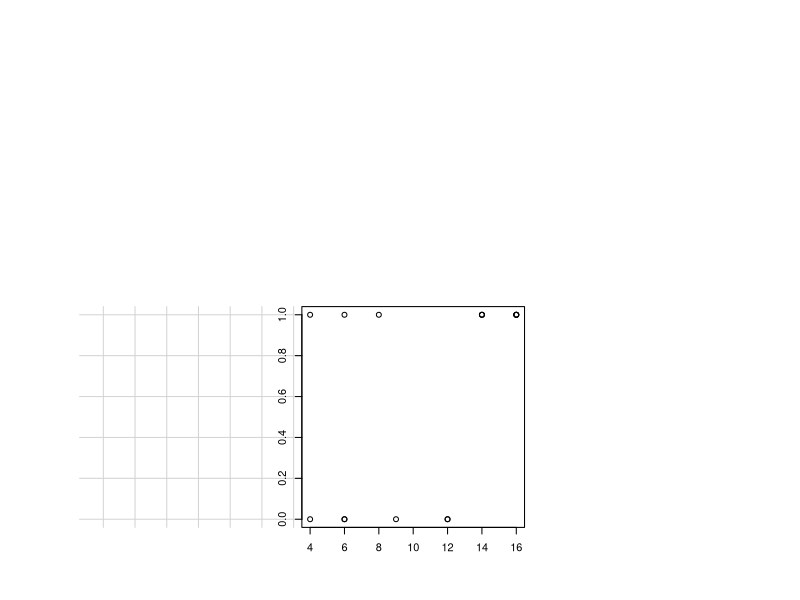

Recreate this plot in R. (Note: this script raises an error after producing the figure.)
# data from Kiyoshi Sasaki, skiyoshi2001@yahoo.com
# posted to R-help 9-21-2013

dat <- structure(list(Presence = c(0L, 0L, 1L, 0L, 1L, 0L, 0L, 0L, 0L, 
0L, 0L, 0L, 1L, 1L, 0L, 1L, 0L, 0L, 1L, 0L, 0L, 1L, 1L, 1L, 1L, 
0L, 1L, 1L, 1L, 0L, 0L), Cover.size = c(7400, 2730, 2782, 1408, 
5400, 4170, 630, 1120, 720, 1080, 1197, 2160, 1638, 2850, 2420, 
90, 1017, 1260, 700, 1540, 100, 2720, 792, 360, 3048, 2620, 6253, 
6253, 740, 2520, 3520), Ivy = c(10L, 90L, 0L, 40L, 100L, 100L, 
100L, 90L, 50L, 95L, 95L, 95L, 0L, 85L, 10L, 5L, 5L, 80L, 70L, 
70L, 0L, 0L, 0L, 0L, 0L, 90L, 0L, 0L, 6L, 50L, 15L), Overstory = c(6L, 
4L, 4L, 4L, 3L, 6L, 5L, 4L, 5L, 8L, 8L, 8L, 8L, 8L, 6L, 6L, 9L, 
12L, 12L, 7L, 12L, 16L, 16L, 16L, 16L, 13L, 14L, 14L, 14L, 12L, 
12L), Moist = c(13.65, 15.3, 15.95, 17.2, 22.95, 18.25, 19.3, 
18.75, 17, 21.3, 17.7, 28, 20.85, 19.85, 24.75, 22.2, 26.6, 21.15, 
22, 15, 22.5, 30, 14.85, 27, 26.85, 19.55, 27.2, 27.2, 21.55, 
18, 19.9), Leaf = c(95L, 95L, 95L, 90L, 80L, 90L, 95L, 95L, 90L, 
80L, 80L, 80L, 95L, 90L, 95L, 95L, 95L, 100L, 100L, 95L, 5L, 
80L, 80L, 80L, 80L, 90L, 95L, 95L, 95L, 85L, 90L), Prey = c(0.047, 
0.051, 0.058, 0.057, 0.049, 0.046, 0.155, 0.108, 0.087, 0.093, 
0.133, 0.095, 0.081, 0.104, 0.11, 0.086, 0.124, 0.134, 0.12, 
0.139, 0.026, 0.045, 0.096, 0.035, 0.062, 0.065, 0.068, 0.068, 
0.087, 0.052, 0.082), Abundance = c(0.141542817, 0.092071611, 
0.077821012, 0.09906595, 0.113821138, 0.046202181, 0.641167367, 
1.131059246, 0.346020761, 0.647748304, 1.424230915, 2.098280764, 
0.23395382, 5.492325363, 1.713972302, 2.584891263, 1.049433858, 
0.81246522, 1.895848332, 2.8125, 0.089866484, 0.15392509, 0.561643836, 
0.400477763, 0.173869846, 1.158351129, 0.453206436, 0.50608052, 
0.347007064, 0.461928178, 0.264333242)), .Names = c("Presence", 
"Cover.size", "Ivy", "Overstory", "Moist", "Leaf", "Prey", "Abundance"
), row.names = 106:136, class = "data.frame")



xrange <- seq(from=min(dat$Overstory), to=max(dat$Overstory), length=100)


panelFunc <- function(x,y,data,...){
  plot(x,y,...)
  fit <- glm(y ~ x, data = dat, family = binomial(link = logit), na.action = na.exclude)
  lines(xrange, inv.logit(fit$coef[1]+ fit$coef[2]*xrange))
  }

coplot(dat$Presence ~ dat$Overstory | dat$Ivy, number=3, panel=panelFunc, rows=1)

library(ggplot2)
ggplot(dat, aes(Overstory, Presence), color=Ivy>50 ) +
  stat_smooth(method="glm", family=binomial, formula= y~x, alpha=0.3, aes(fill=Ivy>50))

dat$Ivy3 <- factor(cut(dat$Ivy,3))
ggplot(dat, aes(Overstory, Presence), color=Ivy3 ) +
  stat_smooth(method="glm", family=binomial, formula= y~x, alpha=0.3, aes(fill=Ivy3)) +
  geom_point(position=position_jitter(height=0.02, width=0.05))

ggplot(dat, aes(Overstory, Presence), color=Ivy3 ) +
  stat_smooth(method="glm", family=binomial, formula= y~x, alpha=0.3, aes(fill=Ivy3)) +
  geom_point(aes(color=Ivy3), position=position_jitter(height=0.02, width=0.05))
